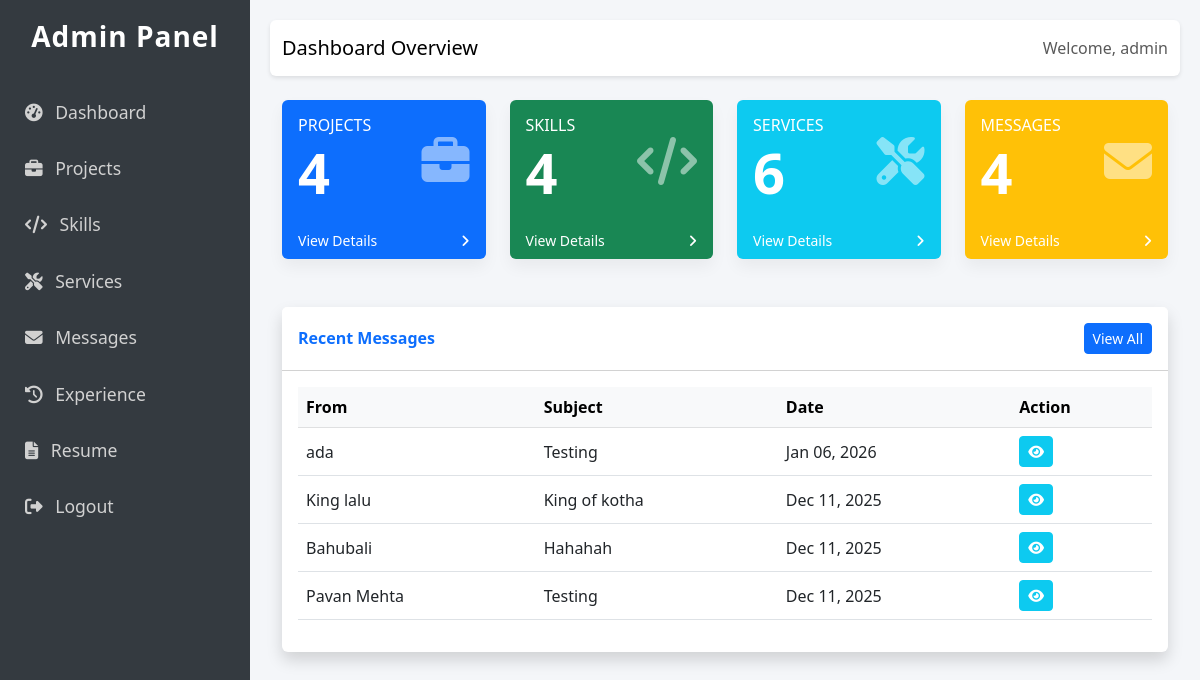
The app's page /custom-admin/dashboard/ (signed in) with its own data.
### core/models.py (models this page shows, shortened)
class ContactMessage(models.Model):
    name = models.CharField(max_length=100)
    email = models.EmailField()
    subject = models.CharField(max_length=200)
    message = models.TextField()
    sent_at = models.DateTimeField(auto_now_add=True)

### custom_admin/views.py (the view)
# urls.py: path('dashboard/', views.dashboard, name='dashboard'),
@login_required
def dashboard(request):
    if not request.user.is_superuser:
        return redirect('custom_admin:login')
    context = {
        'projects_count': Project.objects.count(),
        'skills_count': Skill.objects.count(),
        'services_count': Service.objects.count(),
        'messages_count': ContactMessage.objects.count(),
        'recent_messages': ContactMessage.objects.order_by('-sent_at')[:5]
    }
    return render(request, 'custom_admin/dashboard.html', context)

### custom_admin/templates/custom_admin/dashboard.html (shortened to what this page needs)
{% extends 'custom_admin/base.html' %}
{% block header %}Dashboard Overview{% endblock %}
{% block content %}
<div class="row">
    <div class="col-md-3 mb-4">
        <div class="card bg-primary text-white h-100">
            <div class="card-body">
                <div class="d-flex justify-content-between align-items-center">
                    <div>
                        <h6 class="text-uppercase mb-1">Projects</h6>
                        <h2 class="display-4 fw-bold mb-0">{{ projects_count }}</h2>
                    </div>
                    <i class="fas fa-briefcase fa-3x opacity-50"></i>
                </div>
            </div>
            <div class="card-footer d-flex align-items-center justify-content-between small border-0 bg-transparent">
                <a class="text-white stretched-link text-decoration-none" href="{% url 'custom_admin:project_list' %}">View Details</a>
                <i class="fas fa-angle-right"></i>
            </div>
        </div>
    </div>
    <div class="col-md-3 mb-4">
        <div class="card bg-success text-white h-100">
            <div class="card-body">
                <div class="d-flex justify-content-between align-items-center">
                    <div>
                        <h6 class="text-uppercase mb-1">Skills</h6>
                        <h2 class="display-4 fw-bold mb-0">{{ skills_count }}</h2>
                    </div>
                    <i class="fas fa-code fa-3x opacity-50"></i>
                </div>
            </div>
            <div class="card-footer d-flex align-items-center justify-content-between small border-0 bg-transparent">
                <a class="text-white stretched-link text-decoration-none" href="{% url 'custom_admin:skill_list' %}">View Details</a>
                <i class="fas fa-angle-right"></i>
            </div>
        </div>
    </div>
    <div class="col-md-3 mb-4">
        <div class="card bg-info text-white h-100">
            <div class="card-body">
                <div class="d-flex justify-content-between align-items-center">
                    <div>
                        <h6 class="text-uppercase mb-1">Services</h6>
                        <h2 class="display-4 fw-bold mb-0">{{ services_count }}</h2>
                    </div>
                    <i class="fas fa-tools fa-3x opacity-50"></i>
                </div>
            </div>
            <div class="card-footer d-flex align-items-center justify-content-between small border-0 bg-transparent">
                <a class="text-white stretched-link text-decoration-none" href="{% url 'custom_admin:service_list' %}">View Details</a>
                <i class="fas fa-angle-right"></i>
            </div>
        </div>
    </div>
    <div class="col-md-3 mb-4">
        <div class="card bg-warning text-white h-100">
            <div class="card-body">
                <div class="d-flex justify-content-between align-items-center">
                    <div>
                        <h6 class="text-uppercase mb-1">Messages</h6>
                        <h2 class="display-4 fw-bold mb-0">{{ messages_count }}</h2>
                    </div>
                    <i class="fas fa-envelope fa-3x opacity-50"></i>
                </div>
            </div>
            <div class="card-footer d-flex align-items-center justify-content-between small border-0 bg-transparent">
                <a class="text-white stretched-link text-decoration-none" href="{% url 'custom_admin:contact_list' %}">View Details</a>
                <i class="fas fa-angle-right"></i>
            </div>
        </div>
    </div>
</div>
<div class="row mt-4">
    <div class="col-12">
        <div class="card shadow mb-4">
            <div class="card-header py-3 d-flex flex-row align-items-center justify-content-between bg-white">
                <h6 class="m-0 fw-bold text-primary">Recent Messages</h6>
                <a href="{% url 'custom_admin:contact_list' %}" class="btn btn-sm btn-primary">View All</a>
            </div>
            <div class="card-body">
                <div class="table-responsive">
                    <table class="table table-hover align-middle">
                        <thead class="table-light">
                            <tr>
                                <th>From</th>
                                <th>Subject</th>
                                <th>Date</th>
                                <th>Action</th>
                            </tr>
                        </thead>
                        <tbody>
                            {% for msg in recent_messages %}
                            <tr>
                                <td>{{ msg.name }}</td>
                                <td>{{ msg.subject }}</td>
                                <td>{{ msg.sent_at|date:"M d, Y" }}</td>
                                <td>
                                    <a href="{% url 'custom_admin:contact_detail' msg.pk %}" class="btn btn-sm btn-info text-white"><i class="fas fa-eye"></i></a>
                                </td>
                            </tr>
                            {% empty %}
                            <tr>
                                <td colspan="4" class="text-center text-muted py-3">No recent messages</td>
                            </tr>
                            {% endfor %}
                        </tbody>
                    </table>
                </div>
            </div>
        </div>
    </div>
</div>
{% endblock %}

### custom_admin/templates/custom_admin/base.html (shortened to what this page needs)
<!DOCTYPE html>
<html lang="en">
<head>
    <link href="https://cdn.jsdelivr.net/npm/bootstrap@5.3.0/dist/css/bootstrap.min.css" rel="stylesheet">
    <link href="https://cdnjs.cloudflare.com/ajax/libs/font-awesome/6.4.0/css/all.min.css" rel="stylesheet">
</head>
<body>
<div class="sidebar">
    <h3>Admin Panel</h3>
    <a href="{% url 'custom_admin:dashboard' %}"><i class="fas fa-tachometer-alt me-2"></i> Dashboard</a>
    <a href="{% url 'custom_admin:project_list' %}"><i class="fas fa-briefcase me-2"></i> Projects</a>
    <a href="{% url 'custom_admin:skill_list' %}"><i class="fas fa-code me-2"></i> Skills</a>
    <a href="{% url 'custom_admin:service_list' %}"><i class="fas fa-tools me-2"></i> Services</a>
    <a href="{% url 'custom_admin:contact_list' %}"><i class="fas fa-envelope me-2"></i> Messages</a>
    <a href="{% url 'custom_admin:experience_list' %}"><i class="fas fa-history me-2"></i> Experience</a>
    <a href="{% url 'custom_admin:resume_list' %}"><i class="fas fa-file-alt me-2"></i> Resume</a>
    <a href="{% url 'custom_admin:logout' %}"><i class="fas fa-sign-out-alt me-2"></i> Logout</a>
</div>
<div class="main-content">
    <nav class="navbar navbar-expand-lg navbar-light bg-white mb-4 rounded">
        <div class="container-fluid">
            <span class="navbar-brand mb-0 h1">{% block header %}Dashboard{% endblock %}</span>
            <div class="d-flex">
                <span class="navbar-text">Welcome, {{ request.user.username }}</span>
            </div>
        </div>
    </nav>
    <div class="container-fluid">
        {% block content %}
        {% endblock %}
    </div>
</div>
</body>
</html>

### custom_admin/templates/custom_admin/base.html (style rules this page uses)
body { font-family: 'Segoe UI', Tahoma, Geneva, Verdana, sans-serif; background-color: #f4f6f9; }
.sidebar { height: 100vh; width: 250px; position: fixed; top: 0; left: 0; background-color: #343a40; padding-top: 20px; color: #fff; }
.sidebar a { padding: 15px 25px; text-decoration: none; font-size: 1.1rem; color: #d1d1d1; display: block; transition: 0.3s; }
.sidebar h3 { text-align: center; margin-bottom: 30px; font-weight: 700; letter-spacing: 1px; }
.main-content { margin-left: 250px; padding: 20px; }
.navbar { box-shadow: 0 2px 4px rgba(0,0,0,0.1); }
.card { border: none; box-shadow: 0 0.5rem 1rem rgba(0, 0, 0, 0.05); transition: transform 0.2s; }

### records on screen
ContactMessage: name "ada", subject "Testing", sent_at "Jan 06, 2026"
ContactMessage: name "King lalu", subject "King of kotha", sent_at "Dec 11, 2025"
ContactMessage: name "Bahubali", subject "Hahahah", sent_at "Dec 11, 2025"
ContactMessage: name "Pavan Mehta", subject "Testing", sent_at "Dec 11, 2025"

### other values on screen
{{ request.user.username }} "admin"
{{ projects_count }} "4"
{{ skills_count }} "4"
{{ services_count }} "6"
{{ messages_count }} "4"
